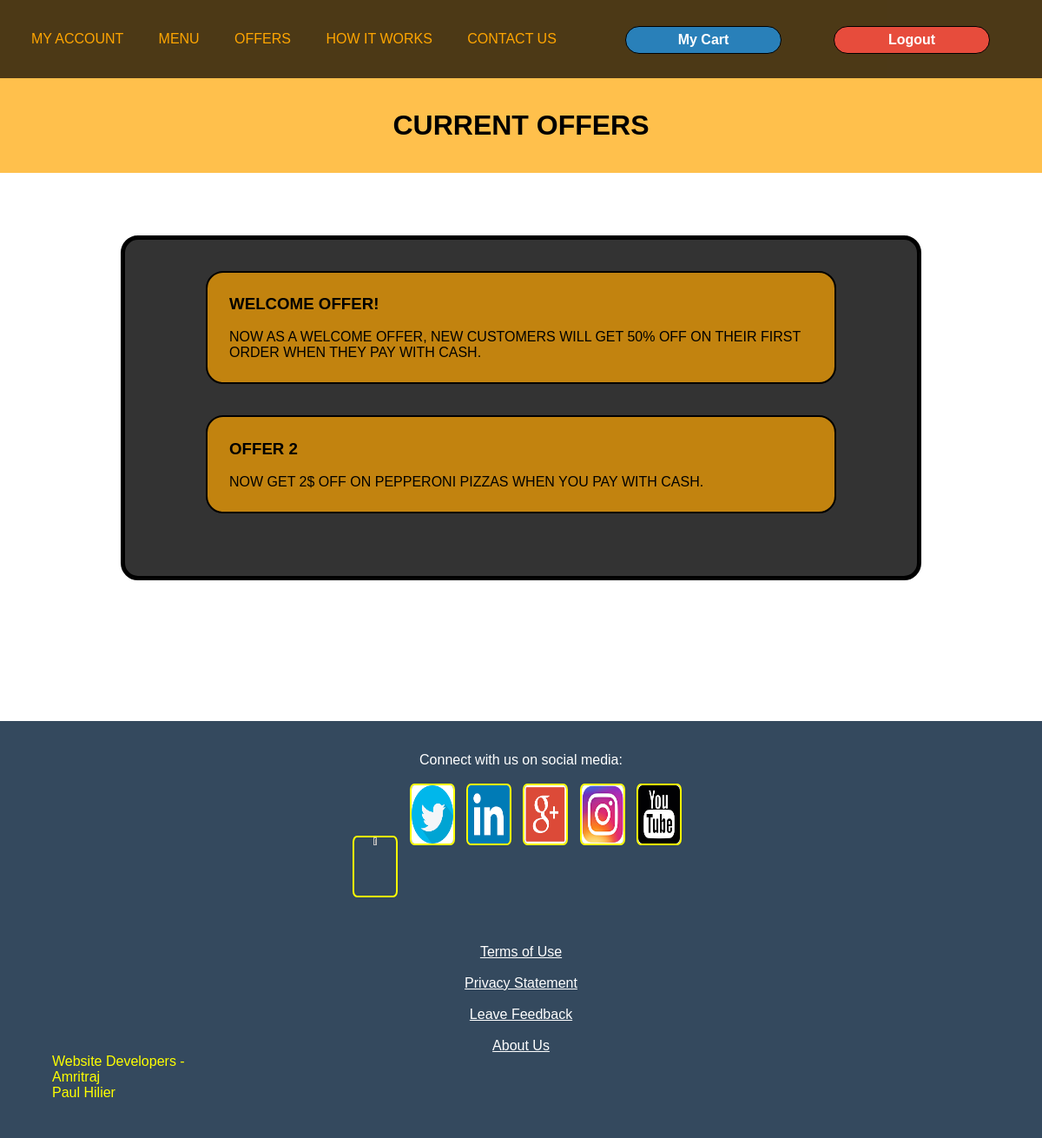
Page /source/php/offersAccount.php (signed in) on the committed database.
### tables this page shows
CREATE TABLE IF NOT EXISTS `offerstable` (
  `offerNo` int(5) NOT NULL,
  `offerHead` text NOT NULL,
  `offerDesc` text NOT NULL,
  PRIMARY KEY (`offerNo`),
  UNIQUE KEY `offerNo` (`offerNo`)
);

### source/php/offersAccount.php (the view, shortened to what this page needs)
<?php
	require '../dbconfig/config.php';
?>
<html>
	<head>
		<link href="../css/style.css" rel="stylesheet" text="text/css" />
	</head>
	<body>
		<nav>
			<a href = "myAccount.php">MY ACCOUNT</a>
			<a href="menuLogin.php">MENU</a>
			<a href="#">OFFERS</a>
			<a href="howItWorksA.php">HOW IT WORKS</a>
			<a href="contactUsA.php">CONTACT US</a>
			<a href = "#"><form class = "myCartForm" method = "post" action = "orderConfirmation.php" >
				<input name = "myCart" type = "submit" class = "myCart" value = "My Cart" />
				<input name = "logout" type = "submit" class = "logoutButton" value="Logout" method="post" /></form></a>
		</nav>
		<div class = "adminHello">
			<br><br><br><br><br><br><br>
			<center><h1>CURRENT OFFERS</h1></center>
			<br><br>
		</div><br><br><br><br>
		<div class = "customerOffer">
			<?php
				$qry = "SELECT offerHead, offerDesc FROM offersTable";
				$qry_run = mysqli_query($connect,$qry);
				if($qry_run)
				{
					while($row = mysqli_fetch_row($qry_run))
					{
						echo '<div class = "displayOfferWhile">';
						echo '<h3>';
						echo $row[0];
						echo '</h3><br>';
						echo $row[1];
						echo '<br>';
						echo '</div>';
						echo '<br><br>';
					}
				}
			?>
		</div>
		<br><br><br><br><br><br><br><br><br>
		<div class = "bottomPage">
			<br><br><center>
			<p class = "imageHead">Connect with us on social media:</p><br>
			<a href = "#"><img src = "../resources/social/facebook.jpg" class = "social" /></a> &nbsp;
			<a href = "#"><img src = "../resources/social/twitter.png" class = "social" /></a> &nbsp;
			<a href = "#"><img src = "../resources/social/linkedin.png" class = "social" /></a> &nbsp;
			<a href = "#"><img src = "../resources/social/googleplus.png" class = "social" /></a> &nbsp;
			<a href = "#"><img src = "../resources/social/instagram.jpg" class = "social" /></a> &nbsp;
			<a href = "#"><img src = "../resources/social/youtube.jpg" class = "social" /></a> &nbsp;
			<br><br><br><br>
			<p class = "imageHead"><a class = "terms" href = "#">Terms of Use</a><br><br><a class = "terms" href = "#">Privacy Statement</a><br><br><a class = "terms" href = "#">Leave Feedback</a><br><br><a class = "terms" href = "#">About Us</a></p>
			</center>
			<div class = "devs">
			<p class = "devsPara"> Website Developers - <BR>Amritraj<br>Paul Hilier</p>
			</div>
		</div>
	</body>
</html>

### source/css/style.css (style rules this page uses)
* { margin : 0; }
nav { position : fixed; width : 100%; height : 90px; background-color : rgba(0,0,0,0.7); z-index : 99; font-size : 100%; }
nav a { text-decoration: none; margin-left : 3%; color : orange; line-height : 90px; font-size : 100%; }
.social { width : 4%; height : 14%; border : 2px solid yellow; border-radius : 10%; }
.terms { color : white; }
.imageHead { color : white; }
.devs { margin-left : 5%; }
.devsPara { color : yellow; }
body { font-family : "helvetica" ; font-size : 100%; animation : fader 15s cubic-bezier(0.8,0,0,0.8) infinite; }
.bottomPage { width : 100%; height : 60%; background : #34495e; }
.myCart { margin-top : -60px; position : fixed; margin-left : 60%; background-color : #2980b9; color : white; width : 15%; text-align : center; font-size : 100%; font-weight : bold; padding-bottom : 0.5%; padding-top : 0.5%; border-radius : 20px; border : 1px solid black; }
.logoutButton { margin-top : -60px; position : fixed; margin-left : 80%; background-color : #e74c3c; color : white; width : 15%; text-align : center; font-size : 100%; font-weight : bold; padding-bottom : 0.5%; padding-top : 0.5%; border-radius : 20px; border : 1px solid black; }
.customerOffer { width : 70%; padding : 3%; border : 5px solid black; border-radius : 20px; margin : 0 auto; background-color : rgba(0,0,0,0.8); color : white; }
.adminHello { width : 100%; background-color : rgba(255,165,0,0.7); margin : 0 auto; }
.displayOfferWhile { width : 80%; border : 2px solid black; border-radius : 20px; padding : 3%; background-color : rgba(255,165,0,0.7); color : black; margin : 0 auto; }

### rows in the picture
offerstable: offerHead "WELCOME OFFER!", offerDesc "NOW AS A WELCOME OFFER, NEW CUSTOMERS WILL GET 50% OFF ON THEIR FIRST ORDER WHEN THEY PAY WITH CASH."
offerstable: offerHead "OFFER 2", offerDesc "NOW GET 2$ OFF ON PEPPERONI PIZZAS WHEN YOU PAY WITH CASH."
